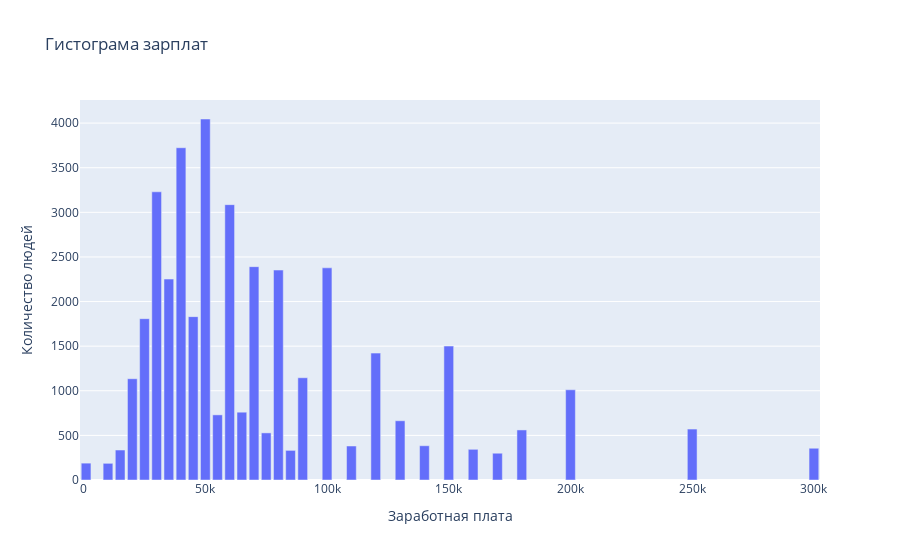

Here is the notebook cell this chart was saved with:
### Code cell
trace1 = go.Bar(
    y=value_money.values,
    x=value_money.index,
)

data = [trace1]
layout = go.Layout(
    title="Гистограма зарплат ",
    xaxis={
        'title':"Заработная плата",
    },
    yaxis={
        'title':"Количество людей",
    }
)
figure=go.Figure(data=data,layout=layout)
py.offline.iplot(figure)

### Figure 1 — Plotly figure (JSON) as saved in the notebook; plotly's stock layout.template omitted (floating-point values rounded to 4 significant figures)
{"data": [{"type": "bar", "x": [50000, 40000, 30000, 60000, 70000, 100000, 80000, 35000, 45000, 25000, 150000, 120000, 90000, 20000, 200000, 65000, 55000, 130000, 250000, 180000, 75000, 140000, 110000, 300000, 160000, 15000, 85000, 170000, 1000, 10000], "y": [4046, 3724, 3230, 3086, 2391, 2378, 2353, 2252, 1831, 1808, 1501, 1422, 1146, 1135, 1011, 760, 730, 664, 571, 561, 528, 384, 381, 356, 344, 336, 332, 300, 189, 187]}], "layout": {"title": {"text": "Гистограма зарплат "}, "xaxis": {"title": {"text": "Заработная плата"}}, "yaxis": {"title": {"text": "Количество людей"}}}}
